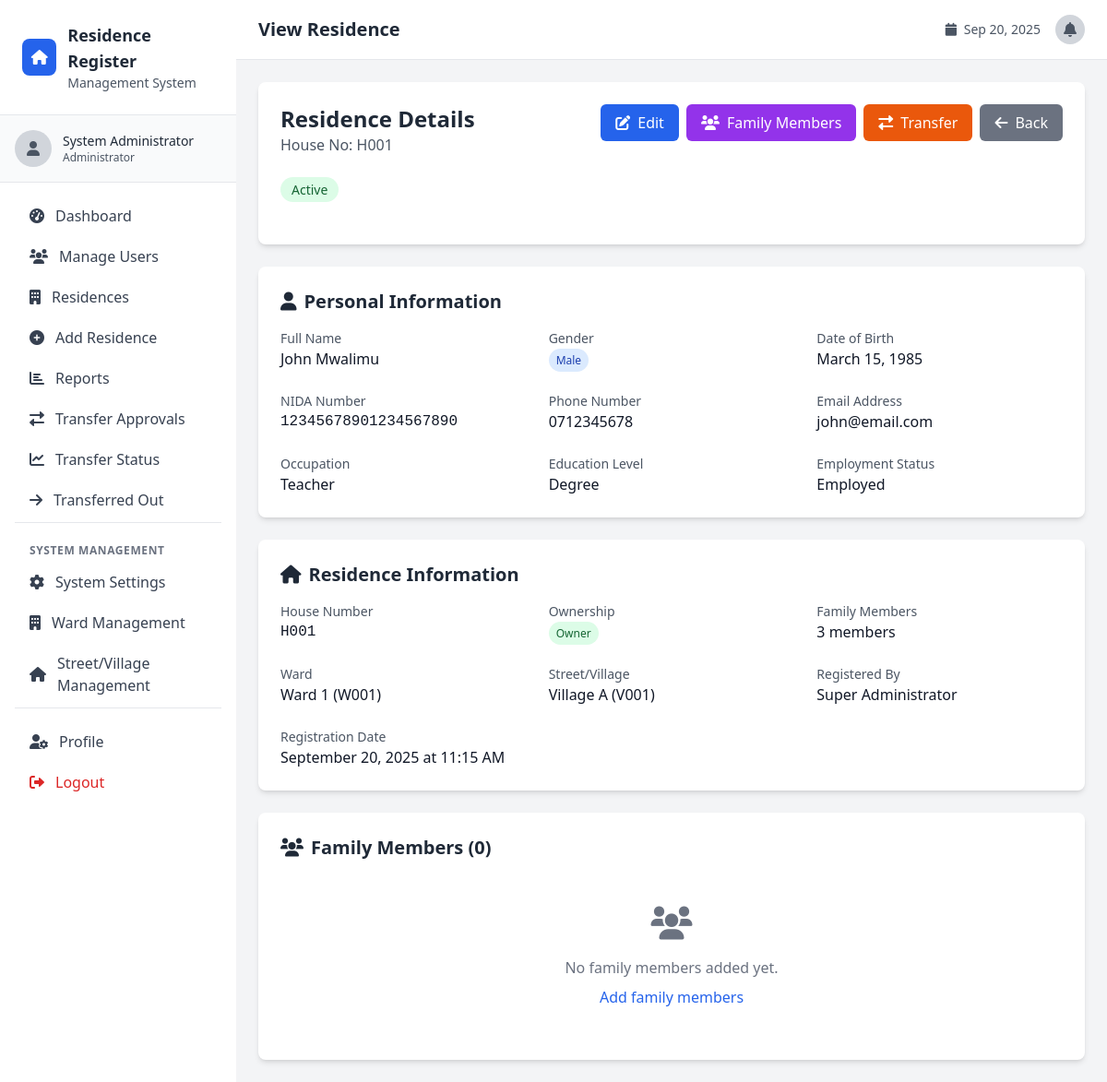
Page /view_residence.php?id=1 (signed in) on the committed database.
### tables this page shows
CREATE TABLE residences (
    id INT AUTO_INCREMENT PRIMARY KEY,
    house_no VARCHAR(50) NOT NULL,
    resident_name VARCHAR(255) NOT NULL,
    gender ENUM('male', 'female', 'other') NOT NULL,
    date_of_birth DATE NOT NULL,
    nida_number VARCHAR(20) NOT NULL,
    phone VARCHAR(15),
    email VARCHAR(100),
    occupation VARCHAR(100),
    ownership ENUM('owner', 'tenant') NOT NULL,
    family_members INT DEFAULT 1,
    education_level ENUM('none', 'primary', 'secondary', 'diploma', 'degree', 'masters', 'phd') DEFAULT 'none',
    employment_status ENUM('employed', 'unemployed', 'student', 'retired', 'self_employed') DEFAULT 'unemployed',
    ward_id INT NOT NULL,
    village_id INT NOT NULL,
    registered_by INT NOT NULL,
    registered_at TIMESTAMP DEFAULT CURRENT_TIMESTAMP,
    status ENUM('active', 'inactive', 'moved', 'pending_approval') DEFAULT 'active',
    FOREIGN KEY (registered_by) REFERENCES users(id),
    FOREIGN KEY (ward_id) REFERENCES wards(id),
    FOREIGN KEY (village_id) REFERENCES villages(id)
);

CREATE TABLE wards (
    id INT AUTO_INCREMENT PRIMARY KEY,
    ward_name VARCHAR(255) NOT NULL,
    ward_code VARCHAR(20) UNIQUE NOT NULL,
    description TEXT,
    is_active BOOLEAN DEFAULT TRUE,
    created_by INT NULL,
    created_at TIMESTAMP DEFAULT CURRENT_TIMESTAMP,
    updated_at TIMESTAMP DEFAULT CURRENT_TIMESTAMP ON UPDATE CURRENT_TIMESTAMP
);

CREATE TABLE villages (
    id INT AUTO_INCREMENT PRIMARY KEY,
    village_name VARCHAR(255) NOT NULL,
    village_code VARCHAR(20) UNIQUE NOT NULL,
    ward_id INT NOT NULL,
    description TEXT,
    is_active BOOLEAN DEFAULT TRUE,
    created_by INT NULL,
    created_at TIMESTAMP DEFAULT CURRENT_TIMESTAMP,
    updated_at TIMESTAMP DEFAULT CURRENT_TIMESTAMP ON UPDATE CURRENT_TIMESTAMP,
    FOREIGN KEY (ward_id) REFERENCES wards(id)
);

CREATE TABLE users (
    id INT AUTO_INCREMENT PRIMARY KEY,
    full_name VARCHAR(255) NOT NULL,
    username VARCHAR(100) UNIQUE NOT NULL,
    password VARCHAR(255) NOT NULL,
    role ENUM('super_admin', 'admin', 'weo', 'veo', 'data_collector') NOT NULL,
    nida_number VARCHAR(20) UNIQUE NOT NULL,
    assigned_ward_id INT NULL,
    assigned_village_id INT NULL,
    created_at TIMESTAMP DEFAULT CURRENT_TIMESTAMP,
    updated_at TIMESTAMP DEFAULT CURRENT_TIMESTAMP ON UPDATE CURRENT_TIMESTAMP,
    is_active BOOLEAN DEFAULT TRUE,
    FOREIGN KEY (assigned_ward_id) REFERENCES wards(id),
    FOREIGN KEY (assigned_village_id) REFERENCES villages(id)
);

### view_residence.php (the view, shortened to what this page needs)
<?php
require_once 'config/database.php';
$residence_id = isset($_GET['id']) ? (int)$_GET['id'] : 0;
try {
    $stmt = $pdo->prepare("
        SELECT r.*, w.ward_name, w.ward_code, v.village_name, v.village_code,
               u.full_name as registered_by_name
        FROM residences r
        LEFT JOIN wards w ON r.ward_id = w.id
        LEFT JOIN villages v ON r.village_id = v.id
        LEFT JOIN users u ON r.registered_by = u.id
        WHERE r.id = ?
    ");
    $stmt->execute([$residence_id]);
    $residence = $stmt->fetch();
    $stmt = $pdo->prepare("SELECT * FROM family_members WHERE residence_id = ? ORDER BY created_at ASC");
    $stmt->execute([$residence_id]);
    $family_members = $stmt->fetchAll();
} catch (PDOException $e) {
    header('Location: residences.php');
    exit();
}
include 'includes/header.php';
?>
<div class="max-w-6xl mx-auto">
    <div class="space-y-6">
        <div class="bg-white rounded-lg shadow-md p-6">
            <div class="flex justify-between items-start mb-6">
                <div>
                    <h1 class="text-2xl font-bold text-gray-800">Residence Details</h1>
                    <p class="text-gray-600">House No: <?php echo htmlspecialchars($residence['house_no']); ?></p>
                </div>
                <div class="flex space-x-2">
                    <a href="edit_residence.php?id=<?php echo $residence['id']; ?>"
                       class="bg-blue-600 text-white px-4 py-2 rounded-md hover:bg-blue-700 transition duration-200">
                        <i class="fas fa-edit mr-2"></i>Edit
                    </a>
                    <a href="family_members.php?id=<?php echo $residence['id']; ?>"
                       class="bg-purple-600 text-white px-4 py-2 rounded-md hover:bg-purple-700 transition duration-200">
                        <i class="fas fa-users mr-2"></i>Family Members
                    </a>
                    <a href="transfer_residence.php?id=<?php echo $residence['id']; ?>"
                       class="bg-orange-600 text-white px-4 py-2 rounded-md hover:bg-orange-700 transition duration-200">
                        <i class="fas fa-exchange-alt mr-2"></i>Transfer
                    </a>
                    <a href="residences.php"
                       class="bg-gray-500 text-white px-4 py-2 rounded-md hover:bg-gray-600 transition duration-200">
                        <i class="fas fa-arrow-left mr-2"></i>Back
                    </a>
                </div>
            </div>
            <div class="mb-6">
                <span class="px-3 py-1 rounded-full text-sm font-medium
                    <?php
                    switch($residence['status']) {
                        case 'active': echo 'bg-green-100 text-green-800'; break;
                    }
                    ?>">
                    <?php echo ucfirst(str_replace('_', ' ', $residence['status'])); ?>
                </span>
            </div>
        </div>
        <div class="bg-white rounded-lg shadow-md p-6">
            <h2 class="text-xl font-semibold text-gray-800 mb-4">
                <i class="fas fa-user mr-2"></i>Personal Information
            </h2>
            <div class="grid grid-cols-1 md:grid-cols-2 lg:grid-cols-3 gap-6">
                <div>
                    <label class="block text-sm font-medium text-gray-600">Full Name</label>
                    <p class="text-gray-900"><?php echo htmlspecialchars($residence['resident_name']); ?></p>
                </div>
                <div>
                    <label class="block text-sm font-medium text-gray-600">Gender</label>
                    <p class="text-gray-900">
                        <span class="px-2 py-1 rounded-full text-xs font-medium
                            <?php echo $residence['gender'] === 'male' ? 'bg-blue-100 text-blue-800' : ($residence['gender'] === 'female' ? 'bg-pink-100 text-pink-800' : 'bg-gray-100 text-gray-800'); ?>">
                            <?php echo ucfirst($residence['gender']); ?>
                        </span>
                    </p>
                </div>
                <div>
                    <label class="block text-sm font-medium text-gray-600">Date of Birth</label>
                    <p class="text-gray-900"><?php echo date('F j, Y', strtotime($residence['date_of_birth'])); ?></p>
                </div>
                <div>
                    <label class="block text-sm font-medium text-gray-600">NIDA Number</label>
                    <p class="text-gray-900 font-mono"><?php echo htmlspecialchars($residence['nida_number']); ?></p>
                </div>
                <div>
                    <label class="block text-sm font-medium text-gray-600">Phone Number</label>
                    <p class="text-gray-900"><?php echo $residence['phone'] ? htmlspecialchars($residence['phone']) : 'N/A'; ?></p>
                </div>
                <div>
                    <label class="block text-sm font-medium text-gray-600">Email Address</label>
                    <p class="text-gray-900"><?php echo $residence['email'] ? htmlspecialchars($residence['email']) : 'N/A'; ?></p>
                </div>
                <div>
                    <label class="block text-sm font-medium text-gray-600">Occupation</label>
                    <p class="text-gray-900"><?php echo $residence['occupation'] ? htmlspecialchars($residence['occupation']) : 'N/A'; ?></p>
                </div>
                <div>
                    <label class="block text-sm font-medium text-gray-600">Education Level</label>
                    <p class="text-gray-900"><?php echo ucfirst(str_replace('_', ' ', $residence['education_level'])); ?></p>
                </div>
                <div>
                    <label class="block text-sm font-medium text-gray-600">Employment Status</label>
                    <p class="text-gray-900"><?php echo ucfirst(str_replace('_', ' ', $residence['employment_status'])); ?></p>
                </div>
            </div>
        </div>
        <div class="bg-white rounded-lg shadow-md p-6">
            <h2 class="text-xl font-semibold text-gray-800 mb-4">
                <i class="fas fa-home mr-2"></i>Residence Information
            </h2>
            <div class="grid grid-cols-1 md:grid-cols-2 lg:grid-cols-3 gap-6">
                <div>
                    <label class="block text-sm font-medium text-gray-600">House Number</label>
                    <p class="text-gray-900 font-mono"><?php echo htmlspecialchars($residence['house_no']); ?></p>
                </div>
                <div>
                    <label class="block text-sm font-medium text-gray-600">Ownership</label>
                    <p class="text-gray-900">
                        <span class="px-2 py-1 rounded-full text-xs font-medium
                            <?php echo $residence['ownership'] === 'owner' ? 'bg-green-100 text-green-800' : 'bg-blue-100 text-blue-800'; ?>">
                            <?php echo ucfirst($residence['ownership']); ?>
                        </span>
                    </p>
                </div>
                <div>
                    <label class="block text-sm font-medium text-gray-600">Family Members</label>
                    <p class="text-gray-900"><?php echo $residence['family_members']; ?> members</p>
                </div>
                <div>
                    <label class="block text-sm font-medium text-gray-600">Ward</label>
                    <p class="text-gray-900"><?php echo htmlspecialchars($residence['ward_name'] . ' (' . $residence['ward_code'] . ')'); ?></p>
                </div>
                <div>
                    <label class="block text-sm font-medium text-gray-600">Street/Village</label>
                    <p class="text-gray-900"><?php echo htmlspecialchars($residence['village_name'] . ' (' . $residence['village_code'] . ')'); ?></p>
                </div>
                <div>
                    <label class="block text-sm font-medium text-gray-600">Registered By</label>
                    <p class="text-gray-900"><?php echo htmlspecialchars($residence['registered_by_name'] ?? 'Unknown'); ?></p>
                </div>
                <div>
                    <label class="block text-sm font-medium text-gray-600">Registration Date</label>
                    <p class="text-gray-900"><?php echo date('F j, Y \a\t g:i A', strtotime($residence['registered_at'])); ?></p>
                </div>
            </div>
        </div>
        <div class="bg-white rounded-lg shadow-md p-6">
            <h2 class="text-xl font-semibold text-gray-800 mb-4">
                <i class="fas fa-users mr-2"></i>Family Members (<?php echo count($family_members); ?>)
            </h2>
            <?php if (empty($family_members)): ?>
                <div class="text-center py-8 text-gray-500">
                    <i class="fas fa-users text-4xl mb-4"></i>
                    <p>No family members added yet.</p>
                    <a href="family_members.php?id=<?php echo $residence['id']; ?>"
                       class="text-blue-600 hover:underline mt-2 inline-block">
                        Add family members
                    </a>
                </div>
            <?php endif; ?>
        </div>
    </div>
</div>
<?php include 'includes/footer.php'; ?>

### rows in the picture
residences: house_no "H001", status "Active", resident_name "John Mwalimu", gender "Male", date_of_birth "March 15, 1985", nida_number "12345678901234567890", phone "0712345678", email "john@email.com", occupation "Teacher", education_level "Degree", employment_status "Employed", ownership "Owner", family_members "3", ward.ward_code "Ward 1 (W001)", village.village_code "Village A (V001)", registered_by.full_name "Super Administrator", registered_at "September 20, 2025 at 11:15 AM"

### other values in the picture
$_SESSION['user_name'] "System Administrator"
getRoleDisplayName($_SESSION['user_role']) "Administrator"
$page_title "View Residence"
count($family_members) "0"
